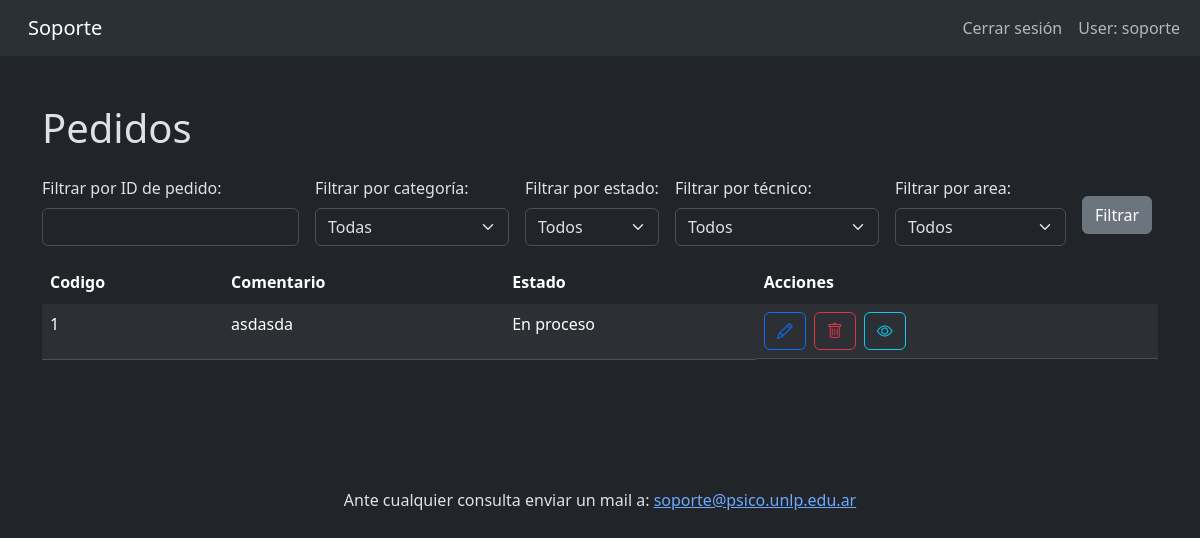
Page /pedidos/admin (signed in) on the earlier database version.
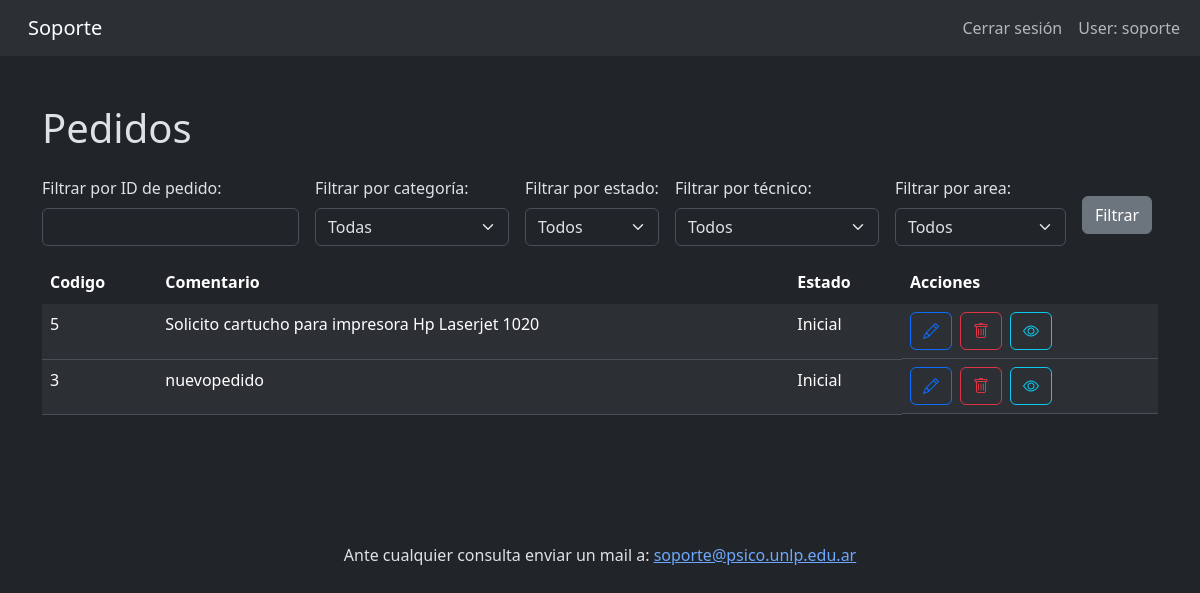
Same page on the later database version.
### pedidos/models.py (models this page shows, shortened)
class Oficina(AbstractUser):
    must_change_password = models.BooleanField(default=True)
    groups = models.ManyToManyField(
        Group,
        verbose_name=('groups'),
        blank=True,
        help_text=(
            'The groups this user belongs to. A user will get all permissions '
            'granted to each of their groups.'
        ),
        related_name='my_groups',
        related_query_name='user',
    )
    user_permissions = models.ManyToManyField(
        Permission,
        verbose_name=('user permissions'),
        blank=True,
        help_text=('Specific permissions for this user.'),
        related_name='my_user_permissions',
        related_query_name='user',
    )

class Pedido(models.Model):
    comentario = models.CharField(max_length=100)
    comenTecnico = models.CharField(max_length=100, blank=True, null=True)
    estado = models.ForeignKey('Estado', on_delete=models.PROTECT, default=1)
    user = models.ForeignKey(settings.AUTH_USER_MODEL, on_delete=models.CASCADE, related_name="pedidos")
    tecnico = models.ForeignKey('Tecnico', on_delete=models.SET_NULL, null=True, blank=True)
    categoria = models.ForeignKey('Categoria', on_delete=models.CASCADE, related_name="pedidos")
    fechaCreacion = models.DateField()

class Estado(models.Model):
    nombre = models.CharField(max_length=100)

### pedidos/views.py (the view)
# urls.py: path("pedidos/admin", view=views.pedidos_repository_admin, name="pedidos_repo_admin"),
@login_required
@user_passes_test(admin_required)
@user_passes_test(lambda u: u.is_superuser)
def pedidos_repository_admin(request):
    categoria_id = request.GET.get('categoria_id')
    estado_id = request.GET.get('estado_id')
    tecnico_id = request.GET.get('tecnico_id', '')
    pedido_id = request.GET.get('pedido_id')
    user_id = request.GET.get('user_id')
    pedidos = Pedido.objects.all().order_by('fechaCreacion')
    if categoria_id:
        pedidos = pedidos.filter(categoria_id=categoria_id)
    if estado_id:
        pedidos = pedidos.filter(estado_id=estado_id)
    if tecnico_id:
        if tecnico_id == "sin_tecnico":
            pedidos = pedidos.filter(tecnico_id=None)
        else:
            pedidos = pedidos.filter(tecnico_id=tecnico_id)
    if pedido_id:
        pedidos = pedidos.filter(id=pedido_id)
    if user_id:
        pedidos = pedidos.filter(user_id=user_id)
    pedidos = pedidos.exclude(estado__nombre__in=['Hecho', 'Sin solucion'])
    pedidos = pedidos.order_by('-id')
    categorias = Categoria.objects.all()
    estados = Estado.objects.all()
    tecnicos = Tecnico.objects.all()
    users = Oficina.objects.all()  # Assuming 'User' is the model for users
    return render(request, "pedidosAdmin/repositoryAdmin.html", {
        "pedidos": pedidos,
        "categorias": categorias,
        "estados": estados,
        "tecnicos": tecnicos,
        "users": users,
        "selected_categoria_id": categoria_id,
        "selected_estado_id": estado_id,
        "selected_tecnico_id": tecnico_id,
        "selected_pedido_id": pedido_id,
        "selected_user_id": user_id,
    })

### pedidos/views.py (called while the page is built)
def admin_required(user):
    return user.is_superuser

### pedidos/templates/pedidosAdmin/repositoryAdmin.html (shortened to what this page needs)
<!DOCTYPE html>
<html lang="en">
<head>
    <link href="https://cdn.jsdelivr.net/npm/bootstrap@5.1.3/dist/css/bootstrap.min.css" rel="stylesheet">
</head>
<body>
    {% extends 'base.html' %}
    {% block main %}
    <div class="container mt-4">
        <h1 class="mb-4">Pedidos</h1>
        <div class="mb-3">
            <form method="get" class="row g-3 align-items-center">
                <div class="col-auto">
                    <label for="pedido_id" class="form-label">Filtrar por ID de pedido:</label>
                    <input type="number" id="pedido_id" name="pedido_id" class="form-control" value="{{ selected_pedido_id }}">
                </div>
                <div class="col-auto">
                    <label for="categoria_id" class="form-label">Filtrar por categoría:</label>
                    <select id="categoria_id" name="categoria_id" class="form-select">
                        <option value="">Todas</option>
                    </select>
                </div>
                <div class="col-auto">
                    <label for="estado_id" class="form-label">Filtrar por estado:</label>
                    <select id="estado_id" name="estado_id" class="form-select">
                        <option value="">Todos</option>
                    </select>
                </div>
                <div class="col-auto">
                    <label for="tecnico_id" class="form-label">Filtrar por técnico:</label>
                    <select id="tecnico_id" name="tecnico_id" class="form-select">
                        <option value="" {% if selected_tecnico_id == "" %}selected{% endif %}>Todos</option>
                    </select>
                </div>
                <div class="col-auto">
                    <label for="user_id" class="form-label">Filtrar por area:</label>
                    <select id="user_id" name="user_id" class="form-select">
                        <option value="">Todos</option>
                    </select>
                </div>
                <div class="col-auto mt-4">
                    <button type="submit" class="btn btn-secondary">Filtrar</button>
                </div>
            </form>
        </div>
        {% if pedidos %}
        <div class="table-responsive" style="max-height: 400px; overflow-y: auto;">
            <table class="table table-striped table-hover">
                <thead class="table-dark" style="position: sticky; top: 0; z-index: 1;">
                    <tr>
                        <th>Codigo</th>
                        <th>Comentario</th>
                        <th>Estado</th>
                        <th>Acciones</th>
                    </tr>
                </thead>
                <tbody>
                    {% for ped in pedidos %}
                        <tr>
                            <td>{{ ped.id }}</td>
                            <td>{{ ped.comentario }}</td>
                            <td>{{ ped.estado.nombre }}</td>
                            <td class="d-flex">
                                <a class="btn btn-outline-primary me-2" href="{% url 'pedidos_edit' id=ped.id %}">
                                   <i class="bi bi-pencil"></i>
                                </a>
                                <form method="POST" action="{% url 'pedidos_delete' %}" onsubmit="return confirm('¿Estás seguro de que deseas eliminar este pedido?');">
                                    <button type="submit" class="btn btn-outline-danger me-2">
                                        <i class="bi bi-trash"></i>
                                    </button>
                                </form>
                                <button type="button" class="btn btn-outline-info" data-bs-toggle="collapse" data-bs-target="#details-{{ ped.id }}" aria-expanded="false" aria-controls="details-{{ ped.id }}">
                                    <i class="bi bi-eye"></i>
                                </button>
                            </td>
                        </tr>
                    {% endfor %}
                </tbody>
            </table>
        </div>
        {% else %}
        <div class="alert alert-info" role="alert">
            No se encontraron pedidos.
        </div>
        {% endif %}
    </div>
    {% endblock %}

### pedidos/templates/base.html (shortened to what this page needs)
<!DOCTYPE html>
<html lang="en">
<head>
    <link href="https://cdn.jsdelivr.net/npm/bootstrap@5.3.3/dist/css/bootstrap.min.css" rel="stylesheet">
    <link rel="stylesheet" href="https://cdn.jsdelivr.net/npm/bootstrap-icons@1.11.3/font/bootstrap-icons.min.css">
</head>
<body data-bs-theme="dark">
    {% include "partials/navbar.html" %}
    <main class="mt-5">
        {% block main %}{% endblock %}
    </main>
    <br/>
    <br/>
    <footer class="text-center mt-5 py-3">
        <p>Ante cualquier consulta enviar un mail a:
            <a href="https://mail.psico.unlp.edu.ar/">soporte@psico.unlp.edu.ar</a>
        </p>
    </footer>
</body>
</html>

### pedidos/templates/partials/navbar.html (shortened to what this page needs)
<nav class="navbar navbar-expand-lg bg-body-tertiary">
  <div class="container-fluid">
    <a class="navbar-brand d-flex align-items-center" href="{% url 'home' %}">
      <svg xmlns="http://www.w3.org/2000/svg" width="16" height="16" fill="currentColor" class="bi bi-wrench-adjustable" viewBox="0 0 16 16">
        <path d="..."/>
      </svg>
      <span>Soporte</span>
    </a>
    <div class="collapse navbar-collapse" id="navbarSupportedContent">
      <ul class="navbar-nav ms-auto">
        {% if user.is_authenticated %}
          <li class="nav-item">
            <form method="post" action="{% url 'logout' %}">
              <button type="submit" class="btn btn-link nav-link">Cerrar sesión</button>
            </form>
          </li>
          <li class="nav-item">
            <span class="nav-link">User: {{ user.get_username }}</span>
          </li>
        {% else %}
          <li class="nav-item">
            <a class="nav-link" href="{% url 'login' %}">Iniciar sesión</a>
          </li>
        {% endif %}
      </ul>
    </div>
  </div>
</nav>

Differences in the rows shown:
no longer on this page (row edited): Pedido: id "1", comentario "asdasda", estado.nombre "En proceso"
added Pedido: id "5", comentario "Solicito cartucho para impresora Hp Laserjet 1020", estado.nombre "Inicial"
added Pedido: id "3", comentario "nuevopedido", estado.nombre "Inicial"
